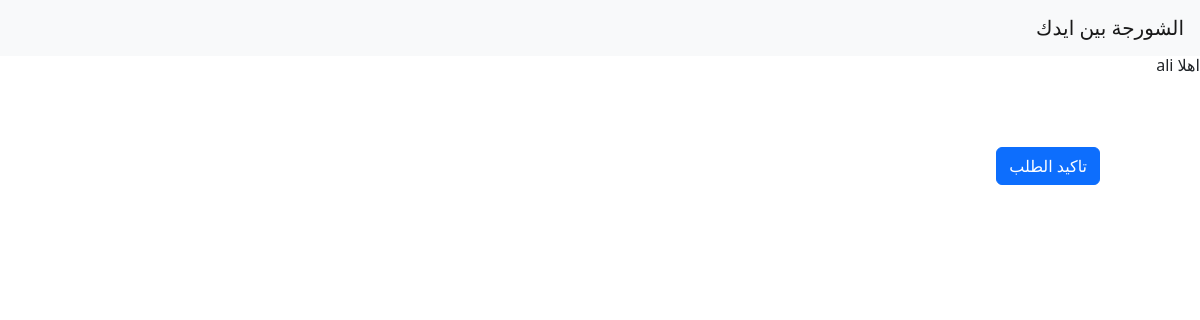
Before: /shopper/brows_bills (signed in) with the older database file.
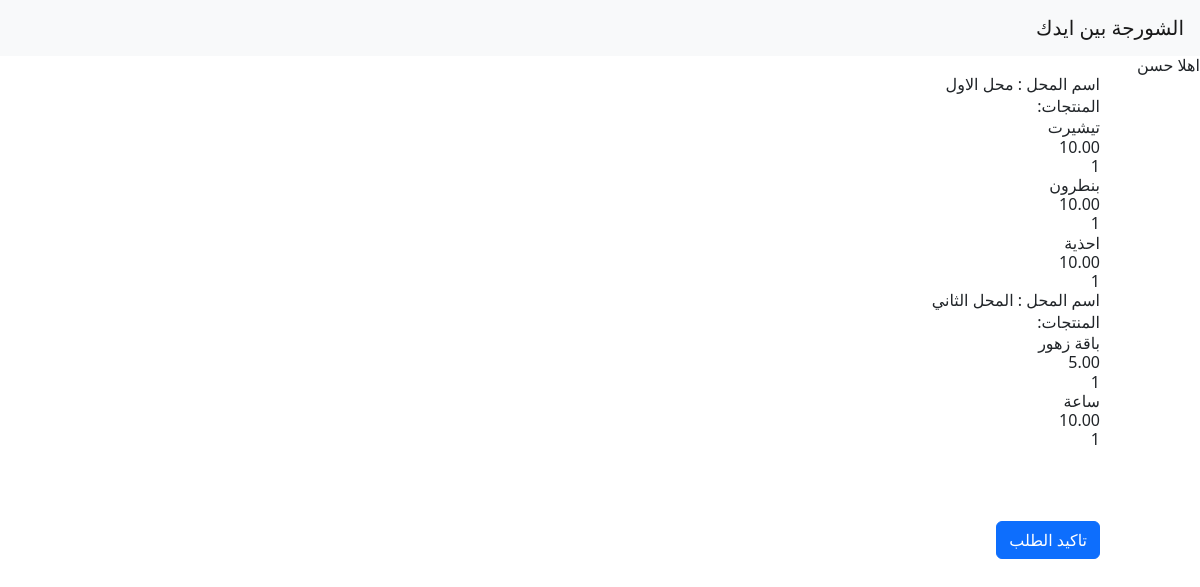
After: the same page with the newer database file.
### jumla/models.py (models this page shows, shortened)
class User(AbstractUser):
    username = None
    phone_number = models.CharField(max_length=11, unique=True)
    address = models.CharField(max_length=255, null=True)
    USERNAME_FIELD = 'phone_number'
    REQUIRED_FIELDS = []
    objects = CustomUserManager()

class Bill(models.Model):
    cart = models.ForeignKey(Cart, on_delete=models.CASCADE, related_name="bill_cart")
    shop = models.ForeignKey(Shop, on_delete=models.CASCADE, related_name="shop_bill")
    products = models.ManyToManyField(Bill_Items, related_name="bill_products")
    Date = models.DateTimeField(default=timezone.now)
    total = models.DecimalField(max_digits=12, decimal_places=2)

class Shop(models.Model):
    shopName = models.CharField(max_length=255)
    shopOwner = models.OneToOneField(User, on_delete=models.CASCADE, related_name="shopOwner")
    def __str__(self):
        return f"{self.shopName}"

class Bill_Items(models.Model):
    item = models.ForeignKey(Product, on_delete=models.CASCADE, related_name="product_item")
    qty = models.IntegerField(default=1)

class Product(models.Model):
    ProductName = models.CharField(max_length=255)
    Size = models.CharField(max_length=255)
    price = models.DecimalField(max_digits=12, decimal_places=2)
    description = models.CharField(max_length=255)
    shopOwner = models.ForeignKey(Shop, on_delete=models.CASCADE, related_name="shop_products")
    Date = models.DateTimeField(default=timezone.now)
    Available = models.BooleanField(default=True)
    Category = models.ForeignKey(Category, on_delete=models.CASCADE, related_name="product_Category")

### jumla/views/shopper.py (the view)
# urls.py: path('brows_bills', shopper.show_cart_bills_order, name="brows_bills"),
def show_cart_bills_order(request):
    user_cart = Cart.objects.filter(userOwner=request.user).last()
    cart_bills = Bill.objects.filter(cart_id=user_cart.id)
    shop_list_id = [result for shop in cart_bills.filter(products__item=None).values('shop') for result in shop.values()]
    for shop_id in shop_list_id:
        get_order_bill = Bill.objects.filter(cart_id=user_cart.id, shop_id=shop_id)
        get_order_bill.delete()
    context = {'bills': cart_bills}
    return render(request, "jumla/shopper/show_the_bills_ordered.html", context)

### jumla/templates/jumla/shopper/show_the_bills_ordered.html
{% extends 'jumla/base/base.html' %}
{% load static %}
{% block content %}
{% for bill in bills %}
<h1>اسم المحل :  {{ bill.shop }} </h1>
    المنتجات:
    {% for product in bill.products.all %}
        <h1>{{ product.item.ProductName }}</h1>
        <h1>{{ product.item.price }}</h1>
        <h1>{{ product.qty }}</h1>
    {% endfor %}
{% endfor %}
    <br>
    <br>
    <br>
<a href="#" id="" class="btn btn-primary">تاكيد الطلب</a>
{% endblock %}

### jumla/templates/jumla/base/navbar.html (shortened to what this page needs)
<nav class="navbar navbar-expand-lg navbar-light bg-light">
  <a class="navbar-brand" href="#">الشورجة بين ايدك</a>
</nav>
{% if user.is_authenticated %}
<h1>اهلا {{ user.first_name }}</h1>
{% endif %}

Changed rows visible on the page:
changed User: first_name "ali" → "حسن"
added Bill: shop "محل الاول"
added Bill_Items: item.ProductName "تيشيرت", item.price "10.00", qty "1", shown under "محل الاول"
added Bill_Items: item.ProductName "بنطرون", item.price "10.00", qty "1", shown under "محل الاول"
added Bill_Items: item.ProductName "احذية", item.price "10.00", qty "1", shown under "محل الاول"
added Bill: shop "المحل الثاني"
added Bill_Items: item.ProductName "باقة زهور", item.price "5.00", qty "1", shown under "المحل الثاني"
added Bill_Items: item.ProductName "ساعة", item.price "10.00", qty "1", shown under "المحل الثاني"
